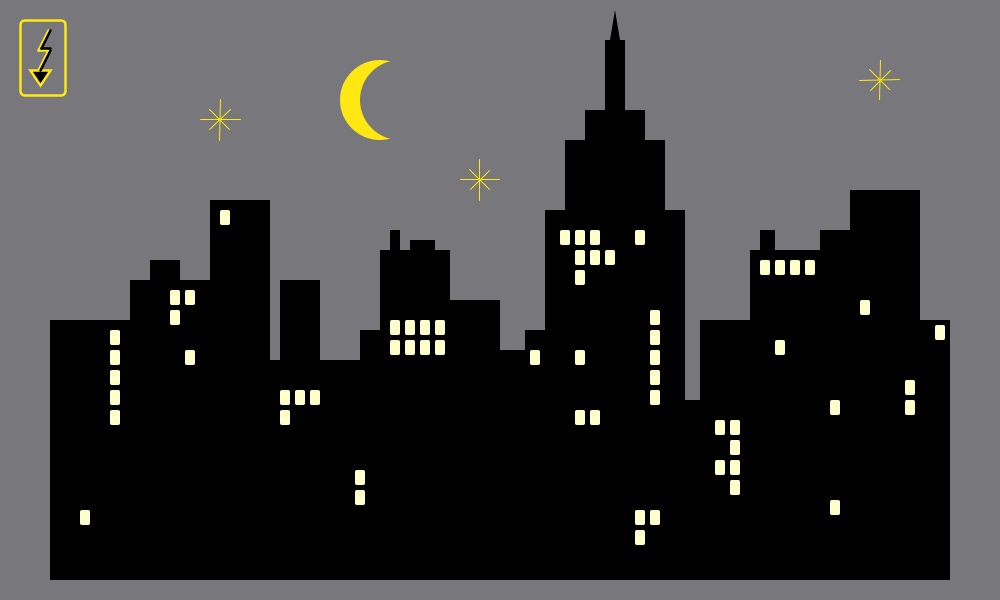
Frame 1 (no input)
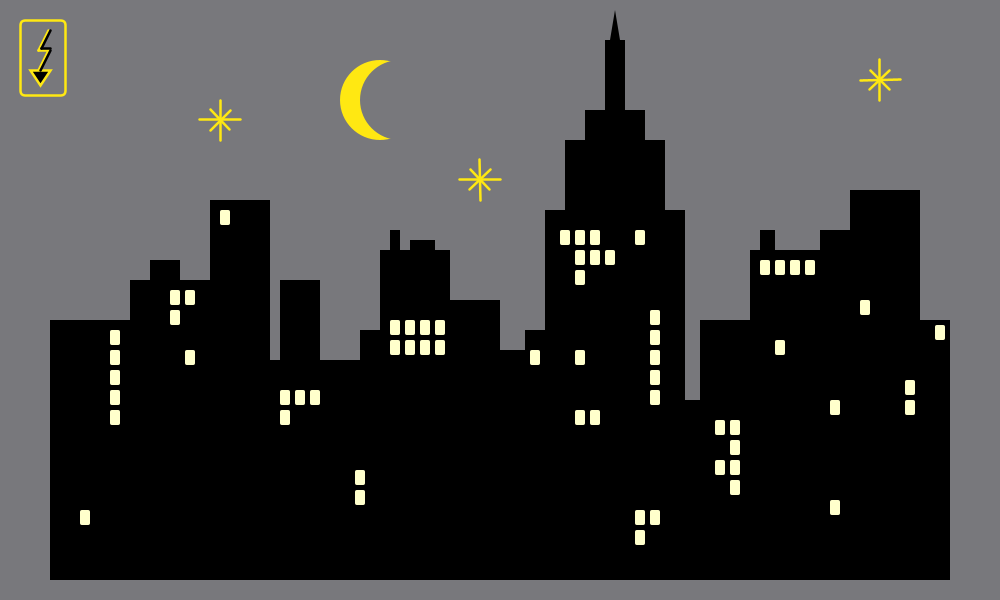
Frame 60 (the mouse pressed at the canvas centre just before this capture)
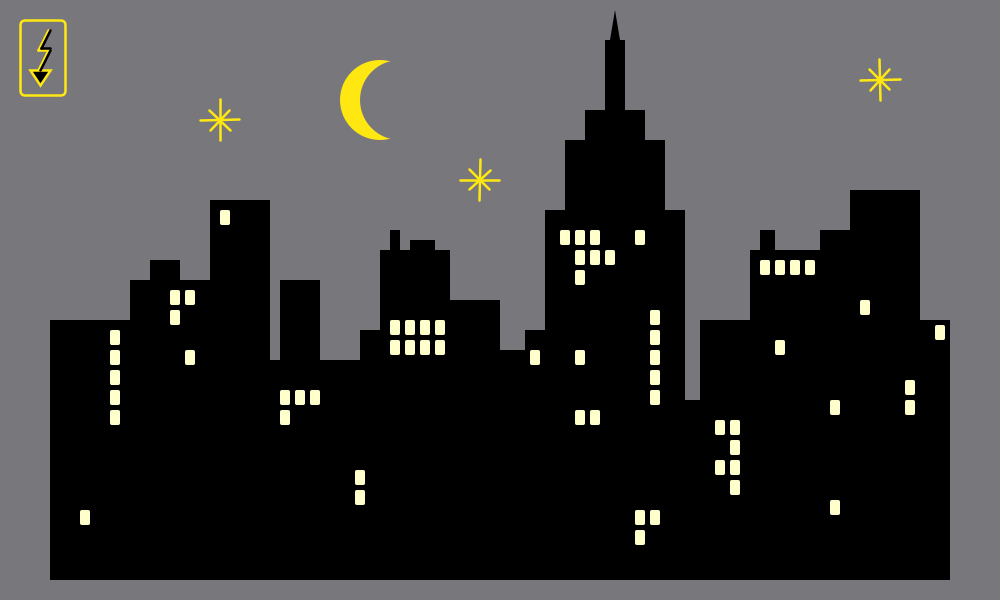
Frame 120 (the mouse held since frame 60 and released just before this capture)

The Processing sketch that drew these frames (run headless with seeded random() and noise(); from frame 60 on, the mouse is pressed at the canvas centre):

// Processing sketch: processing_74157
// ── processing_74157.pde

void setup() {
  size(1000, 600);
  frameRate(30);
  smooth();
}

void draw() {
  background(120, 120, 124);
  drawBuildings();
  drawWindows(); 
  drawSky();
  blackout();
}

void drawBuildings() {
  fill(0, 0, 0);
  noStroke();

  //left block
  rect(50, 320, 80, 260);
  rect(130, 280, 80, 300);
  rect(150, 260, 30, 20);
  rect(210, 200, 60, 380);
  rect(270, 360, 110, 220);
  rect(280, 280, 40, 120);
  rect(360, 330, 50, 70);
  rect(380, 250, 70, 330);
  rect(390, 230, 10, 20);
  rect(410, 240, 25, 10);
  rect(450, 300, 50, 280);
  rect(500, 350, 25, 230);
  rect(525, 330, 20, 250);

  //empire state building
  rect(545, 210, 140, 370);
  rect(565, 140, 100, 100);
  rect(585, 110, 60, 50);
  rect(605, 40, 20, 70);
  triangle(610, 40, 620, 40, 615, 10);

  //right block
  rect(685, 400, 15, 180);
  rect(700, 320, 50, 260);
  rect(750, 250, 70, 330);
  rect(760, 230, 15, 20);
  rect(820, 230, 30, 350);
  rect(850, 190, 70, 390);
  rect(920, 320, 30, 260);
}

void drawWindows() {

  fill(255, 255, 204);
  int spaceX = 10;
  int spaceY = 15;

  if ((mouseX>20&&mouseX<65&&mouseY>20&&mouseY<95)) {
    fill(0);
  }

  for (int y = 330; y<=410; y+=20) {
    rect(110, y, spaceX, spaceY, 2);
  }
  for (int x = 280; x<=310; x+=15) {
    rect(x, 390, spaceX, spaceY, 2);
  }
  for (int x = 390; x<=435; x+=15) {
    rect(x, 320, spaceX, spaceY, 2);
    rect(x, 340, spaceX, spaceY, 2);
  }
  for (int x = 560; x<=590; x+=15) {
    rect(x, 230, spaceX, spaceY, 2);
  }
  for (int x = 575; x<=605; x+=15) {
    rect(x, 250, spaceX, spaceY, 2);
  }
  for (int y = 310; y<=390; y+=20) {
    rect(650, y, spaceX, spaceY, 2);
  }
  for (int x = 760; x<=805; x+=15) {  
    rect(x, 260, spaceX, spaceY, 2);
  }

  rect(80, 510, spaceX, spaceY, 2);
  rect(170, 290, spaceX, spaceY, 2);
  rect(185, 290, spaceX, spaceY, 2);
  rect(170, 310, spaceX, spaceY, 2);
  rect(185, 350, spaceX, spaceY, 2);
  rect(220, 210, spaceX, spaceY, 2);
  rect(280, 410, spaceX, spaceY, 2);
  rect(355, 470, spaceX, spaceY, 2);
  rect(355, 490, spaceX, spaceY, 2);
  rect(530, 350, spaceX, spaceY, 2);
  rect(635, 230, spaceX, spaceY, 2);
  rect(575, 270, spaceX, spaceY, 2);  
  rect(575, 350, spaceX, spaceY, 2);
  rect(575, 410, spaceX, spaceY, 2);
  rect(590, 410, spaceX, spaceY, 2);
  rect(635, 510, spaceX, spaceY, 2);
  rect(635, 530, spaceX, spaceY, 2);
  rect(650, 510, spaceX, spaceY, 2);
  rect(715, 420, spaceX, spaceY, 2);
  rect(730, 420, spaceX, spaceY, 2);
  rect(730, 440, spaceX, spaceY, 2);
  rect(730, 460, spaceX, spaceY, 2);
  rect(715, 460, spaceX, spaceY, 2);
  rect(730, 480, spaceX, spaceY, 2);
  rect(775, 340, spaceX, spaceY, 2);
  rect(830, 400, spaceX, spaceY, 2);
  rect(830, 500, spaceX, spaceY, 2);
  rect(860, 300, spaceX, spaceY, 2);
  rect(905, 380, spaceX, spaceY, 2);
  rect(905, 400, spaceX, spaceY, 2);
  rect(935, 325, spaceX, spaceY, 2);
}

void blackout() {
  //Blackout
  stroke(255, 232, 18);
  strokeWeight(2.5);
  noFill();
  rect(20, 20, 45, 75, 5);
  fill(0);
  line(48, 30, 38, 50); // yellow arrow
  line(38, 50, 48, 50); // yellow arrow
  line(48, 50, 38, 70); // yellow arrow
  triangle(30, 70, 50, 70, 40, 85); // yellow arrow
  noStroke();
  stroke(0); 
  line(50, 30, 41, 48); // black arrow
  line(41, 48, 50, 48); // black arrow
  line(50, 50, 40, 70); // black arrow
  noStroke();
}

void drawSky() {
  //moon
  fill(255, 232, 18);
  ellipse(380, 100, 80, 80);
  fill(120, 120, 124);
  ellipse(400, 100, 80, 80);

  //stars
  stroke(255, 232, 18);
  //  line(twinkle, twinkle, twinkle, twinkle);
  line(random(199, 201), random(119, 121), random(239, 241), random(119, 121));
  line(random(219, 221), random(99, 101), random(219, 221), random(139, 141));
  line(random(209, 211), random(109, 111), random(229, 231), random(129, 131));
  line(random(209, 211), random(129, 131), random(229, 231), random(109, 111));

  line(random(459, 461), random(179, 181), random(499, 501), random(179, 181));
  line(random(479, 481), random(159, 161), random(479, 481), random(199, 201));
  line(random(469, 471), random(169, 171), random(489, 491), random(189, 191));
  line(random(469, 471), random(189, 191), random(489, 491), random(169, 171));

  line(random(859, 861), random(79, 81), random(899, 901), random(79, 81));
  line(random(879, 881), random(59, 61), random(879, 881), random(99, 101));
  line(random(869, 871), random(69, 71), random(889, 891), random(89, 91));
  line(random(869, 871), random(89, 91), random(889, 891), random(69, 71));
}
